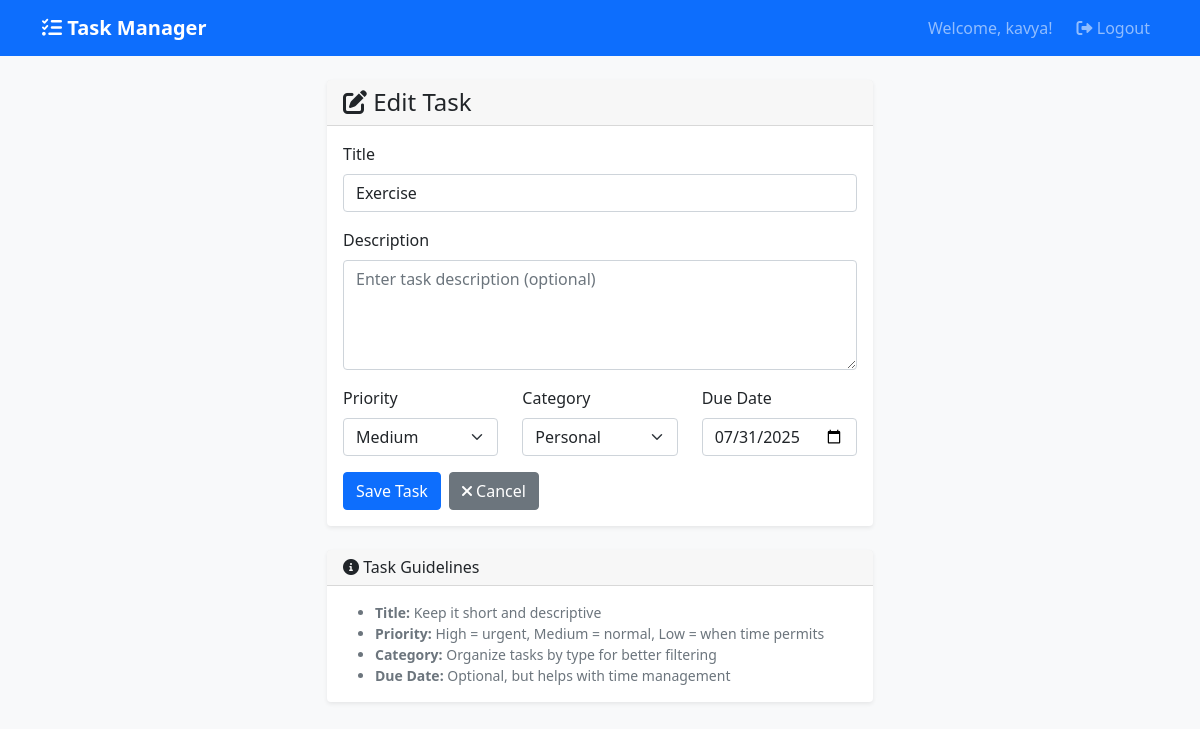
Screenshot of /edit_task/1 (signed in) with the database file from the repository.
### app/models.py (models this page shows, shortened)
class User(UserMixin, db.Model):
    id = db.Column(db.Integer, primary_key=True)
    username = db.Column(db.String(80), unique=True, nullable=False)
    email = db.Column(db.String(120), unique=True, nullable=False)
    password_hash = db.Column(db.String(200), nullable=False)
    created_at = db.Column(db.DateTime, default=datetime.utcnow)
    tasks = db.relationship('Task', backref='user', lazy=True, cascade='all, delete-orphan')

class Task(db.Model):
    id = db.Column(db.Integer, primary_key=True)
    title = db.Column(db.String(200), nullable=False)
    description = db.Column(db.Text)
    priority = db.Column(db.String(20), default='medium')  # low, medium, high
    status = db.Column(db.String(20), default='pending')   # pending, completed
    category = db.Column(db.String(50), default='personal') # work, personal, shopping, health
    due_date = db.Column(db.Date)
    created_at = db.Column(db.DateTime, default=datetime.utcnow)
    updated_at = db.Column(db.DateTime, default=datetime.utcnow, onupdate=datetime.utcnow)
    user_id = db.Column(db.Integer, db.ForeignKey('user.id'), nullable=False)

### app/routes.py (the view)
@main.route('/edit_task/<int:task_id>', methods=['GET', 'POST'])
@login_required
def edit_task(task_id):
    task = Task.query.filter_by(id=task_id, user_id=current_user.id).first_or_404()
    form = TaskForm(obj=task)
    if form.validate_on_submit():
        form.populate_obj(task)
        task.updated_at = datetime.utcnow()
        db.session.commit()
        flash('Task updated successfully!')
        return redirect(url_for('main.dashboard'))
    return render_template('task_form.html', form=form, title='Edit Task')

### app/forms.py
class TaskForm(FlaskForm):
    title = StringField('Title', validators=[DataRequired(), Length(max=200)])
    description = TextAreaField('Description')
    priority = SelectField('Priority',
                          choices=[('low', 'Low'), ('medium', 'Medium'), ('high', 'High')],
                          default='medium')
    category = SelectField('Category',
                          choices=[('personal', 'Personal'), ('work', 'Work'),
                                 ('shopping', 'Shopping'), ('health', 'Health')],
                          default='personal')
    due_date = DateField('Due Date', format='%Y-%m-%d')
    submit = SubmitField('Save Task')

### app/__init__.py (called while the page is built)
@login_manager.user_loader
def load_user(user_id):
    from app.models import User
    return User.query.get(int(user_id))

### templates/task_form.html (shortened to what this page needs)
{% extends "base.html" %}
{% block content %}
<div class="row justify-content-center">
    <div class="col-md-8 col-lg-6">
        <div class="card">
            <div class="card-header">
                <h4 class="mb-0">
                    <i class="fas fa-{{ 'plus' if 'Add' in title else 'edit' }}"></i>
                    {{ title }}
                </h4>
            </div>
            <div class="card-body">
                <form method="POST">
                    <div class="mb-3">
                        {{ form.title.label(class="form-label") }}
                        {{ form.title(class="form-control", placeholder="Enter task title") }}
                    </div>
                    <div class="mb-3">
                        {{ form.description.label(class="form-label") }}
                        {{ form.description(class="form-control", rows="4", placeholder="Enter task description (optional)") }}
                    </div>
                    <div class="row">
                        <div class="col-md-4 mb-3">
                            {{ form.priority.label(class="form-label") }}
                            {{ form.priority(class="form-select") }}
                        </div>
                        <div class="col-md-4 mb-3">
                            {{ form.category.label(class="form-label") }}
                            {{ form.category(class="form-select") }}
                        </div>
                        <div class="col-md-4 mb-3">
                            {{ form.due_date.label(class="form-label") }}
                            {{ form.due_date(class="form-control") }}
                        </div>
                    </div>
                    <div class="d-flex gap-2">
                        {{ form.submit(class="btn btn-primary") }}
                        <a href="{{ url_for('main.dashboard') }}" class="btn btn-secondary">
                            <i class="fas fa-times"></i> Cancel
                        </a>
                    </div>
                </form>
            </div>
        </div>
    </div>
</div>
<div class="row mt-4">
    <div class="col-md-8 col-lg-6 mx-auto">
        <div class="card">
            <div class="card-header">
                <h6 class="mb-0"><i class="fas fa-info-circle"></i> Task Guidelines</h6>
            </div>
            <div class="card-body">
                <small class="text-muted">
                    <ul class="mb-0">
                        <li><strong>Title:</strong> Keep it short and descriptive</li>
                        <li><strong>Priority:</strong> High = urgent, Medium = normal, Low = when time permits</li>
                        <li><strong>Category:</strong> Organize tasks by type for better filtering</li>
                        <li><strong>Due Date:</strong> Optional, but helps with time management</li>
                    </ul>
                </small>
            </div>
        </div>
    </div>
</div>
{% endblock %}

### templates/base.html (shortened to what this page needs)
<!DOCTYPE html>
<html lang="en">
<head>
    <link href="https://cdn.jsdelivr.net/npm/bootstrap@5.1.3/dist/css/bootstrap.min.css" rel="stylesheet">
    <link href="https://cdnjs.cloudflare.com/ajax/libs/font-awesome/6.0.0/css/all.min.css" rel="stylesheet">
    <link href="{{ url_for('static', filename='style.css') }}" rel="stylesheet">
</head>
<body>
    <nav class="navbar navbar-expand-lg navbar-dark bg-primary">
        <div class="container">
            <a class="navbar-brand" href="{{ url_for('main.dashboard') }}">
                <i class="fas fa-tasks"></i> Task Manager
            </a>
            {% if current_user.is_authenticated %}
            <div class="navbar-nav ms-auto">
                <span class="navbar-text me-3">
                    Welcome, {{ current_user.username }}!
                </span>
                <a class="nav-link" href="{{ url_for('auth.logout') }}">
                    <i class="fas fa-sign-out-alt"></i> Logout
                </a>
            </div>
            {% endif %}
        </div>
    </nav>
    <div class="container mt-4">
        {% block content %}{% endblock %}
    </div>
</body>
</html>

### app/static/style.css (style rules this page uses)
body { background-color: #f8f9fa; }
.card { border: none; box-shadow: 0 0.125rem 0.25rem rgba(0, 0, 0, 0.075); transition: box-shadow 0.15s ease-in-out; }
.navbar-brand { font-weight: bold; }

### rows the page displays
User: username "kavya"
Task: title "Exercise", priority "Medium", category "Personal", due_date "07/31/2025"

### other values shown
{{ title }} "Edit Task"
